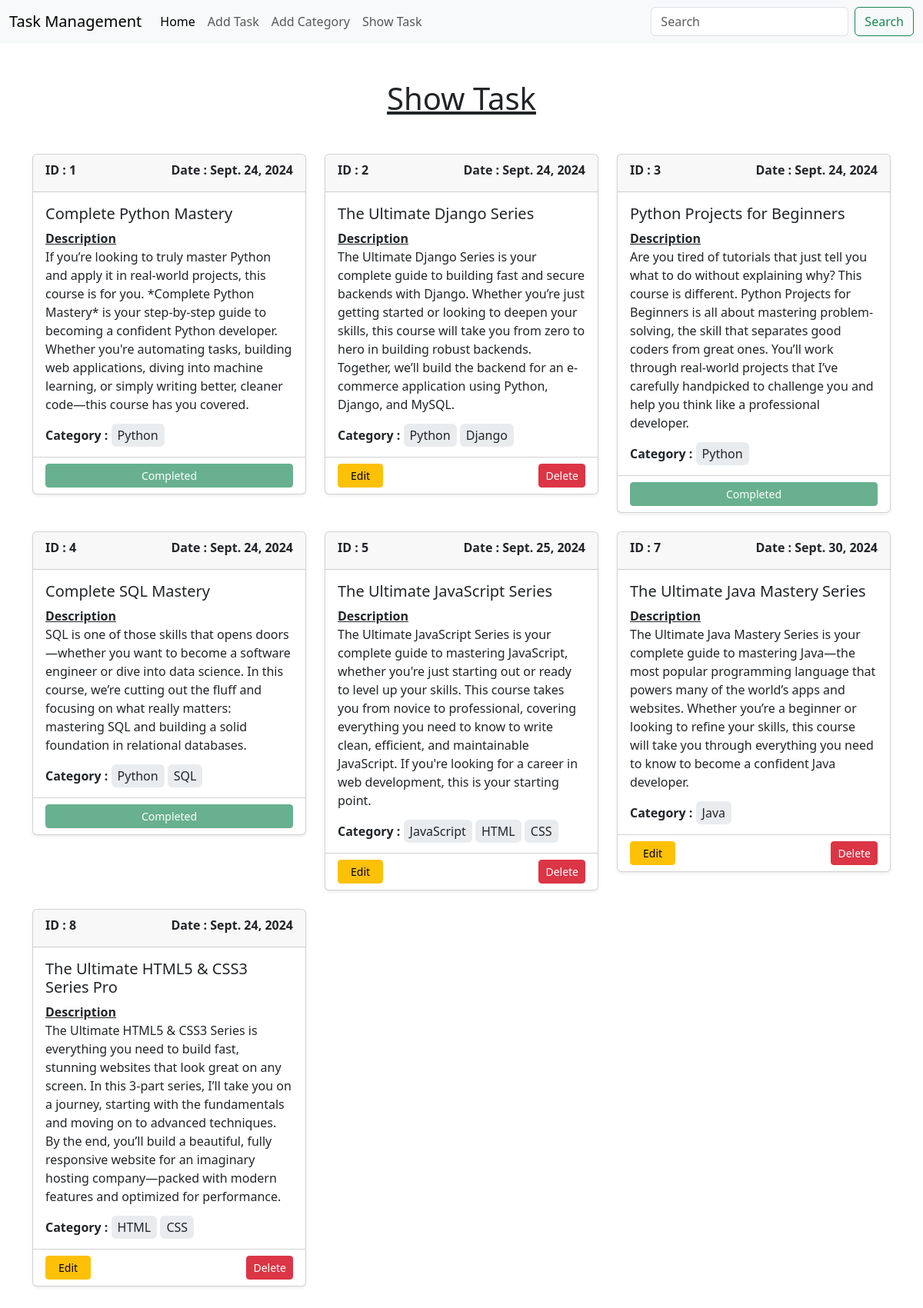
Screenshot of /show_task/ with the database file from the repository.
### tasks/models.py (models this page shows, shortened)
class Task(models.Model):
    title = models.CharField(max_length=100)
    description = models.TextField()
    category = models.ManyToManyField(Category)
    is_completed = models.BooleanField(default=False)
    assign_date = models.DateField()

### categorys/models.py (models this page shows, shortened)
class Category(models.Model):
    name = models.CharField(max_length=50)

### task_management_system/views.py (the view)
# urls.py: path('show_task/', views.show_task, name='show_task'),
def show_task(request):
    task = Task.objects.all()
    return render(request, 'show_task.html', {'data' : task})

### templates/show_task.html
{% extends "base.html" %} {% block title %}Show Task{% endblock title %}
{% block content %}
<h1 class="text-center mt-5 text-decoration-underline">Show Task</h1>
<div class="container my-5">
    {% if data %}
        <div class="row">
            {% for i in data %}
            <div class="col-sm-4 mb-4">
                <div class="card shadow-sm">
                    <div class="card-header d-flex justify-content-between pb-0">
                        <p class="fw-semibold">ID : {{i.id}}</p>
                        <p class="fw-semibold">Date : {{i.assign_date}} </p>
                    </div>
                    <div class="card-body">
                        <h5 class="card-title">{{i.title}} </h5>
                        <p class="card-text"><span class="fw-semibold text-decoration-underline">Description</span> <br>{{i.description}}</p>
                        <p class="card-text"><span class="fw-semibold">Category :</span>
                            {% for ctg in i.category.all %}
                                <span class="bg-body-secondary px-2 py-1 rounded">{{ctg.name}}</span>
                            {% endfor %}
                        </p>
                    </div>
                    {% if i.is_completed is True %}
                        <div class="card-footer bg-transparent">
                            <div class="d-grid">
                                <button class="btn btn-success disabled btn-sm" type="button">Completed</button>
                            </div>
                        </div>
                    {% else %}
                        <div class="card-footer bg-transparent">
                            <div class="d-flex justify-content-between">
                                <a href=" {% url "edit_task" i.id %} " type="button" class="btn btn-warning btn-sm px-3">Edit</a>
                                <a href=" {% url "delete_task" i.id %} " type="button" class="btn btn-danger btn-sm">Delete</a>
                            </div>
                        </div>
                    {% endif %}
                </div>
            </div>
            {% endfor %}
        </div>
    {% else %}
        <h1 class="display-2 text-center">No Task Available To Show!</h1>
    {% endif %}
</div>
{% endblock content %}

### templates/base.html (shortened to what this page needs)
<!doctype html>
<html lang="en">
  <head>
    <link href="https://cdn.jsdelivr.net/npm/bootstrap@5.3.3/dist/css/bootstrap.min.css" rel="stylesheet">
  </head>
  <body>
    <nav class="navbar navbar-expand-lg bg-body-tertiary">
        <div class="container-fluid">
          <a class="navbar-brand" href=" {% url "home" %} ">Task Management</a>
          <div class="collapse navbar-collapse" id="navbarSupportedContent">
            <ul class="navbar-nav me-auto mb-2 mb-lg-0">
              <li class="nav-item">
                <a class="nav-link active" aria-current="page" href=" {% url "home" %} ">Home</a>
              </li>
              <li class="nav-item">
                <a class="nav-link" href=" {% url "add_task" %} ">Add Task</a>
              </li>
              <li class="nav-item">
                <a class="nav-link" href=" {% url "add_category" %} ">Add Category</a>
              </li>
              <li class="nav-item">
                <a class="nav-link" href=" {% url "show_task" %} ">Show Task</a>
              </li>
            </ul>
            <form class="d-flex" role="search">
              <input class="form-control me-2" type="search" placeholder="Search" aria-label="Search">
              <button class="btn btn-outline-success" type="submit">Search</button>
            </form>
          </div>
        </div>
      </nav>
    {% block content %}{% endblock content %}
  </body>
</html>

### rows the page displays
Task: id "1", assign_date "Sept. 24, 2024", title "Complete Python Mastery", description "If you’re looking to truly master Python and apply it in real-world projects, this course is for you. *Complete Python Mastery* is your step-by-step guide to becoming a confident Python developer. Whether you're automating tasks, building web applications, diving into machine learning, or simply writing better, cleaner code—this course has you covered.", is_completed "Completed"
Category: name "Python"
Task: id "2", assign_date "Sept. 24, 2024", title "The Ultimate Django Series", description "The Ultimate Django Series is your complete guide to building fast and secure backends with Django. Whether you’re just getting started or looking to deepen your skills, this course will take you from zero to hero in building robust backends. Together, we’ll build the backend for an e-commerce application using Python, Django, and MySQL.", is_completed "Edit"
Category: name "Django"
Task: id "3", assign_date "Sept. 24, 2024", title "Python Projects for Beginners", description "Are you tired of tutorials that just tell you what to do without explaining why? This course is different. Python Projects for Beginners is all about mastering problem-solving, the skill that separates good coders from great ones. You’ll work through real-world projects that I’ve carefully handpicked to challenge you and help you think like a professional developer.", is_completed "Completed"
Task: id "4", assign_date "Sept. 24, 2024", title "Complete SQL Mastery", description "SQL is one of those skills that opens doors—whether you want to become a software engineer or dive into data science. In this course, we’re cutting out the fluff and focusing on what really matters: mastering SQL and building a solid foundation in relational databases.", is_completed "Completed"
Category: name "SQL"
Task: id "5", assign_date "Sept. 25, 2024", title "The Ultimate JavaScript Series", description "The Ultimate JavaScript Series is your complete guide to mastering JavaScript, whether you're just starting out or ready to level up your skills. This course takes you from novice to professional, covering everything you need to know to write clean, efficient, and maintainable JavaScript. If you're looking for a career in web development, this is your starting point.", is_completed "Edit"
Category: name "JavaScript"
Category: name "HTML"
Category: name "CSS"
Task: id "7", assign_date "Sept. 30, 2024", title "The Ultimate Java Mastery Series", description "The Ultimate Java Mastery Series is your complete guide to mastering Java—the most popular programming language that powers many of the world’s apps and websites. Whether you’re a beginner or looking to refine your skills, this course will take you through everything you need to know to become a confident Java developer.", is_completed "Edit"
Category: name "Java"
Task: id "8", assign_date "Sept. 24, 2024", title "The Ultimate HTML5 & CSS3 Series Pro", description "The Ultimate HTML5 & CSS3 Series is everything you need to build fast, stunning websites that look great on any screen. In this 3-part series, I’ll take you on a journey, starting with the fundamentals and moving on to advanced techniques. By the end, you’ll build a beautiful, fully responsive website for an imaginary hosting company—packed with modern features and optimized for performance.", is_completed "Edit"
